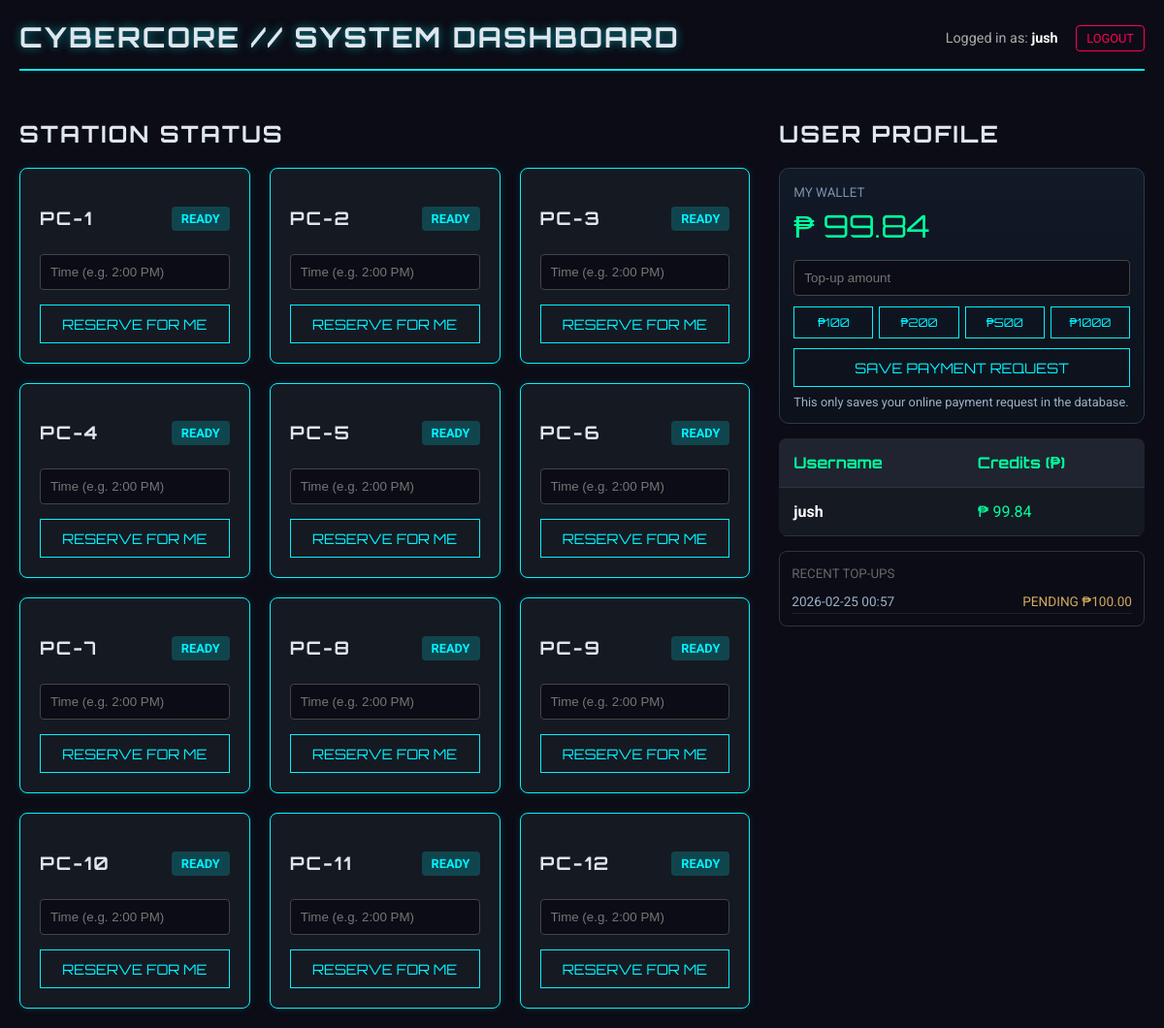
The app's page / (signed in) with its own data.
### app.py (models this page shows, shortened)
class User(UserMixin, db.Model):
    id = db.Column(db.Integer, primary_key=True)
    username = db.Column(db.String(80), unique=True, nullable=False)
    password_hash = db.Column(db.String(120), nullable=False)
    pondo = db.Column(db.Float, default=0.0)
    is_admin = db.Column(db.Boolean, default=False)

class PC(db.Model):
    id = db.Column(db.Integer, primary_key=True)
    name = db.Column(db.String(20), unique=True, nullable=False)
    is_occupied = db.Column(db.Boolean, default=False)
    lan_ip = db.Column(db.String(64), nullable=True)
    lan_port = db.Column(db.Integer, nullable=True)
    last_agent_seen_at = db.Column(db.DateTime, nullable=True)

class PaymentTransaction(db.Model):
    id = db.Column(db.Integer, primary_key=True)
    user_id = db.Column(db.Integer, db.ForeignKey('user.id'), nullable=False)
    provider = db.Column(db.String(32), nullable=False, default="online_request")
    external_id = db.Column(db.String(128), unique=True, nullable=False)
    amount = db.Column(db.Float, nullable=False)
    currency = db.Column(db.String(8), nullable=False, default="php")
    status = db.Column(db.String(32), nullable=False, default="pending")
    created_at = db.Column(db.DateTime, default=datetime.now)
    credited_at = db.Column(db.DateTime, nullable=True)

### app.py (the view, shortened to what this page needs)
@app.route('/')
@login_required
def index():
    pcs = PC.query.all()
    users = User.query.all() if current_user.is_admin else [current_user]
    active_sessions = Session.query.filter_by(end_time=None).all()
    recent_payments = PaymentTransaction.query.filter_by(user_id=current_user.id).order_by(PaymentTransaction.created_at.desc()).limit(5).all()
    local_ips = get_local_lan_addresses() if current_user.is_admin else []
    lan_summary = build_primary_ipv4_network_summary() if current_user.is_admin else None
    gateway_scan = get_gateway_client_scan(non_blocking=True) if current_user.is_admin else None
    discovered_ips = [row.get("ip") for row in (gateway_scan.get("clients", []) if isinstance(gateway_scan, dict) else [])] if current_user.is_admin else []
    assigned_ips = {pc.lan_ip for pc in pcs if pc.lan_ip}
    online_window_seconds = int(os.getenv("LAN_AGENT_ONLINE_WINDOW_SECONDS", "90"))
    now_dt = datetime.now()
    pending_statuses = {"queued", "sent"}
    pending_counts = {}
    if current_user.is_admin:
        for cmd in LanCommand.query.filter(LanCommand.status.in_(list(pending_statuses))).all():
            pending_counts[cmd.pc_name] = pending_counts.get(cmd.pc_name, 0) + 1
    agent_status = []
    return render_template(
        'index.html',
        pcs=pcs,
        users=users,
        sessions=active_sessions,
        recent_payments=recent_payments,
        local_ips=local_ips,
        discovered_ips=discovered_ips,
        lan_summary=lan_summary,
        gateway_scan=gateway_scan,
        assigned_ips=assigned_ips,
        agent_status=agent_status
    )

### templates/index.html (shortened to what this page needs)
<!DOCTYPE html>
<html lang="en">
<head>
</head>
<body>
    <div class="top-bar">
        <h1>CyberCore // System Dashboard</h1>
        <div>
            <span style="color:#aaa; margin-right:15px; font-size: 0.9em;">
                Logged in as: <strong style="color: white;">{{ current_user.username }}</strong>
            </span>
            <a href="/logout" style="color:var(--neon-red); text-decoration:none; border:1px solid var(--neon-red); padding:5px 10px; font-size:0.8em; border-radius: 4px;">LOGOUT</a>
        </div>
    </div>
    <div class="container">
        <div class="section" style="flex: 2;">
            <div style="display:flex; align-items:center;">
                <h2>Station Status</h2>
            </div>
            <div class="pc-grid">
                {% for pc in pcs %}
                <div class="card {{ 'occupied' if pc.is_occupied else 'free' }}">
                    <div style="display:flex; justify-content:space-between; align-items:center;">
                        <h3>{{ pc.name }}</h3>
                        <span class="status-badge">{{ 'In Use' if pc.is_occupied else 'Ready' }}</span>
                    </div>
                    {% if pc.is_occupied %}
                        {% for sess in sessions %}
                            {% if sess.pc_id == pc.id %}
                                <p style="color: #aaa; font-size: 0.9em;">User ID: #{{ sess.user_id }}</p>
                                <p style="color: #aaa; font-size: 0.9em;">Started: {{ sess.start_time.strftime('%H:%M') }}</p>
                                {% if current_user.is_admin %}
                                    <a href="/end_session/{{ sess.id }}" class="btn btn-red">STOP & BILL</a>
                                {% else %}
                                    <p style="color: var(--neon-red); font-size: 0.8em; margin-top: 10px;">SESSION ACTIVE</p>
                                {% endif %}
                            {% endif %}
                        {% endfor %}
                    {% else %}
                        <form action="/book" method="POST">
                            <input type="text" name="time_slot" placeholder="Time (e.g. 2:00 PM)" required>
                            <button type="submit" style="width:100%">Reserve for Me</button>
                        </form>
                    {% endif %}
                </div>
                {% endfor %}
            </div>
        </div>
        <div class="section" style="flex: 1;">
            <h2>User Profile</h2>
            {% if current_user.is_admin %}
                <div style="display: grid; grid-template-columns: 1fr 1fr; gap: 10px; margin-bottom: 15px;">
                    <a href="/pondo" class="btn pondo-btn" style="grid-column: span 2;">+ LOAD CREDITS</a>
                    <a href="/bookings" class="btn" style="border-color: #00ff9d; color: #00ff9d; text-align:center;">BOOKINGS</a>
                    <a href="/logs" class="btn" style="border-color: #aaa; color: #aaa; text-align:center;">LOGS</a>
                </div>
                <div style="margin-bottom:15px; border:1px solid #333; border-radius:8px; padding:12px;">
                    <small style="color:#666; text-transform:uppercase;">LAN Discovery</small>
                    <a href="/admin/auto_assign_ips" class="btn" style="width:100%; box-sizing:border-box; text-align:center;">Auto Assign IPs</a>
                    <p style="font-size:0.85em; color:#aaa; margin:8px 0 4px;">Server LAN IPs (IPv4/IPv6): {{ local_ips|join(', ') if local_ips else 'N/A' }}</p>
                    {% if lan_summary %}
                        <p style="font-size:0.85em; color:#aaa; margin:2px 0 2px;">Router: {{ lan_summary.gateway_ipv4 or 'N/A' }} | Mask: {{ lan_summary.subnet_mask or 'N/A' }}</p>
                        <p style="font-size:0.85em; color:#aaa; margin:0 0 4px;">Network: {{ lan_summary.cidr }} | Used: {{ lan_summary.used_ipv4_count }}/{{ lan_summary.total_usable_hosts }} | Free: {{ lan_summary.available_ipv4_count }}</p>
                    {% endif %}
                    {% if gateway_scan %}
                        {% if gateway_scan.ok %}
                            <p style="font-size:0.85em; color:#aaa; margin:0 0 4px;">Active Clients by Gateway Scan (DNS checked): {{ gateway_scan.client_count }}{% if gateway_scan.stale %} (refreshing...){% endif %}</p>
                            <div style="max-height:110px; overflow-y:auto; border-top:1px solid #333; padding-top:6px; margin-bottom:6px;">
                                {% for host in gateway_scan.clients %}
                                    <div style="font-size:0.82em; color:#9db0c6;">{{ host.ip }} - {{ host.source_pc_name or host.device_name or 'unknown' }}</div>
                                {% endfor %}
                                {% if not gateway_scan.clients %}
                                    <div style="font-size:0.85em; color:#666;">No active client hosts found in subnet.</div>
                                {% endif %}
                            </div>
                        {% else %}
                            <p style="font-size:0.85em; color:#d3a961; margin:0 0 4px;">Gateway scan: {{ gateway_scan.error }}</p>
                        {% endif %}
                    {% endif %}
                    <p style="font-size:0.85em; color:#aaa; margin:0 0 4px;">Detected PC/Client IPs (router excluded):</p>
                    <div style="max-height:100px; overflow-y:auto; border-top:1px solid #333; padding-top:6px;">
                        {% if discovered_ips %}
                            {% for ip in discovered_ips %}
                                <div style="font-size:0.85em; color: {{ 'var(--neon-green)' if ip in assigned_ips else '#aaa' }};">{{ ip }}</div>
                            {% endfor %}
                        {% else %}
                            <div style="font-size:0.85em; color:#666;">No LAN IPs discovered.</div>
                        {% endif %}
                    </div>
                </div>
                <div style="margin-bottom:15px; border:1px solid #333; border-radius:8px; padding:12px;">
                    <small style="color:#666; text-transform:uppercase;">Agent Status</small>
                    <p style="font-size:0.8em; color:#777; margin:6px 0 6px;">OFFLINE means no recent agent heartbeat; PC may be on but agent/network may be down.</p>
                    <div style="max-height:180px; overflow-y:auto; margin-top:8px; border-top:1px solid #333; padding-top:6px;">
                        {% if agent_status %}
                            {% for row in agent_status %}
                                <div style="display:flex; justify-content:space-between; gap:8px; font-size:0.82em; padding:5px 0; border-bottom:1px solid #222;">
                                    <span style="color:#9db0c6;">{{ row.pc_name }}{% if row.lan_ip %} ({{ row.lan_ip }}){% endif %}</span>
                                    <span style="color: {{ 'var(--neon-green)' if row.online else '#d3a961' }};">{{ 'ONLINE' if row.online else 'OFFLINE' }}</span>
                                    <span style="color:#aaa;">{{ row.seen_text }}</span>
                                    <span style="color: {{ 'var(--neon-red)' if row.queue_count > 0 else '#666' }};">Q: {{ row.queue_count }}</span>
                                </div>
                            {% endfor %}
                        {% else %}
                            <div style="font-size:0.85em; color:#666;">No agent status data yet.</div>
                        {% endif %}
                    </div>
                </div>
            {% else %}
                <div class="wallet-box">
                    <small style="color:#7992ac; text-transform:uppercase;">My Wallet</small>
                    <div class="wallet-balance">₱ {{ "%.2f"|format(current_user.pondo) }}</div>
                    <form id="onlineTopupForm" action="/topup/online" method="POST">
                        <input id="topupAmount" type="number" name="amount" min="1" max="10000" step="0.01" placeholder="Top-up amount" required>
                        <div class="quick-amounts">
                            <button type="button" onclick="setTopup(100)">₱100</button>
                            <button type="button" onclick="setTopup(200)">₱200</button>
                            <button type="button" onclick="setTopup(500)">₱500</button>
                            <button type="button" onclick="setTopup(1000)">₱1000</button>
                        </div>
                        <button type="submit" style="width:100%; margin-top:10px;">Save Payment Request</button>
                    </form>
                    <div class="pay-note">
                        This only saves your online payment request in the database.
                    </div>
                </div>
            {% endif %}
            <table>
                <thead>
                    <tr>
                        <th>Username</th>
                        <th>Credits (₱)</th>
                    </tr>
                </thead>
                <tbody>
                    {% for user in users %}
                    <tr>
                        <td style="font-weight:bold; color:white;">{{ user.username }}</td>
                        <td style="color: {{ 'var(--neon-green)' if user.pondo > 0 else 'var(--neon-red)' }}">
                            ₱ {{ "%.2f"|format(user.pondo) }}
                        </td>
                    </tr>
                    {% endfor %}
                </tbody>
            </table>
            {% if not current_user.is_admin %}
                <div style="margin-top:15px; border:1px solid #333; border-radius:8px; padding:12px;">
                    <small style="color:#666; text-transform:uppercase;">Recent Top-Ups</small>
                    <div style="max-height:140px; overflow-y:auto; margin-top:8px;">
                        {% if recent_payments %}
                            {% for tx in recent_payments %}
                                <div style="display:flex; justify-content:space-between; font-size:0.85em; padding:4px 0; border-bottom:1px solid #222;">
                                    <span style="color:#9db0c6;">{{ tx.created_at.strftime('%Y-%m-%d %H:%M') }}</span>
                                    <span style="color: {{ 'var(--neon-green)' if tx.status == 'paid' else '#d3a961' }};">
                                        {{ tx.status|upper }} ₱{{ "%.2f"|format(tx.amount) }}
                                    </span>
                                </div>
                            {% endfor %}
                        {% else %}
                            <div style="font-size:0.85em; color:#666;">No top-up transactions yet.</div>
                        {% endif %}
                    </div>
                </div>
            {% endif %}
        </div>
    </div>
</body>
</html>

### records on screen
User: username "jush", pondo "99.84"
PC: name "PC-1", is_occupied "READY"
PC: name "PC-2", is_occupied "READY"
PC: name "PC-3", is_occupied "READY"
PC: name "PC-4", is_occupied "READY"
PC: name "PC-5", is_occupied "READY"
PC: name "PC-6", is_occupied "READY"
PC: name "PC-7", is_occupied "READY"
PC: name "PC-8", is_occupied "READY"
PC: name "PC-9", is_occupied "READY"
PC: name "PC-10", is_occupied "READY"
PC: name "PC-11", is_occupied "READY"
PC: name "PC-12", is_occupied "READY"
PaymentTransaction: created_at "2026-02-25 00:57", status "PENDING", amount "100.00"
